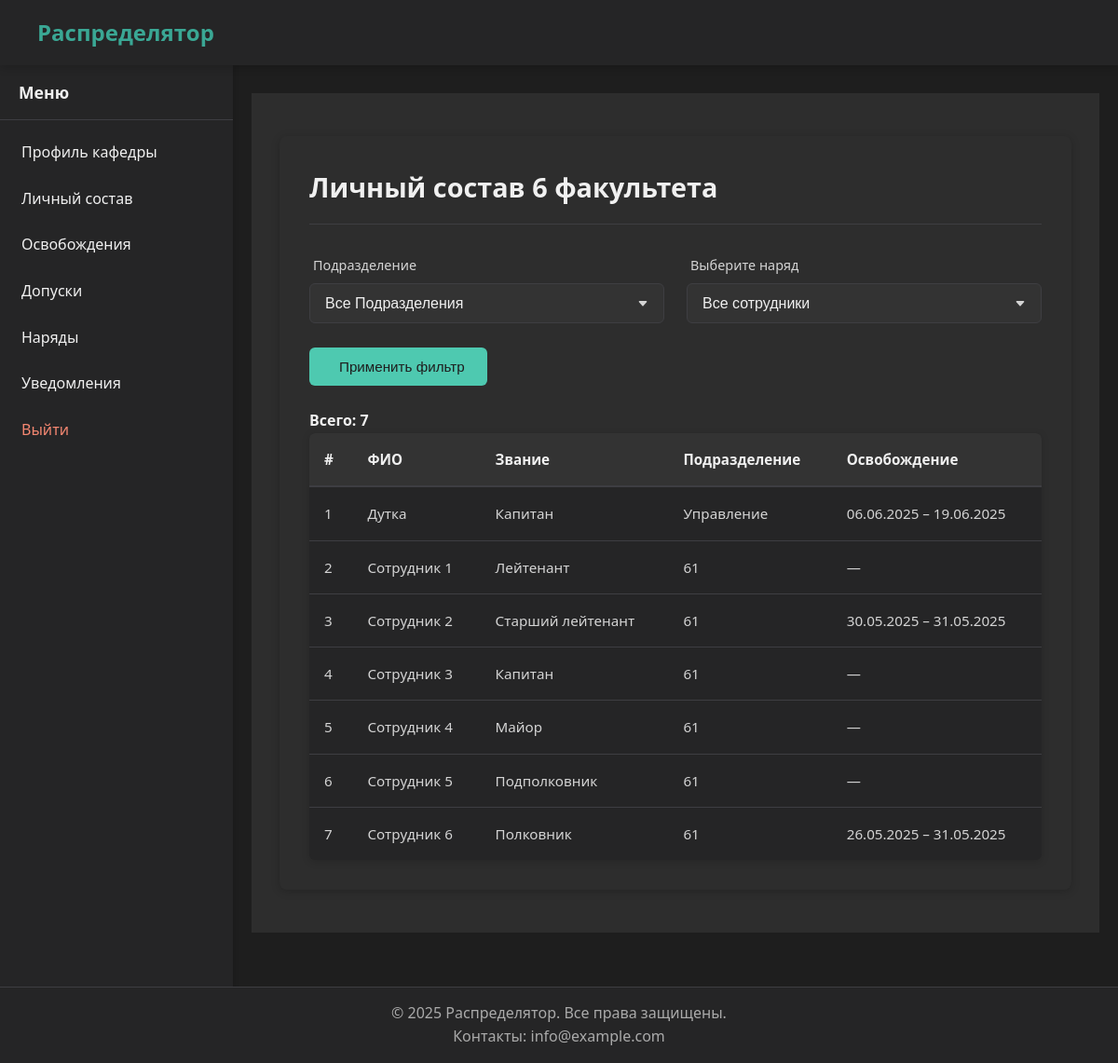
Before: /faculty/staff/ (signed in) with the older database file.
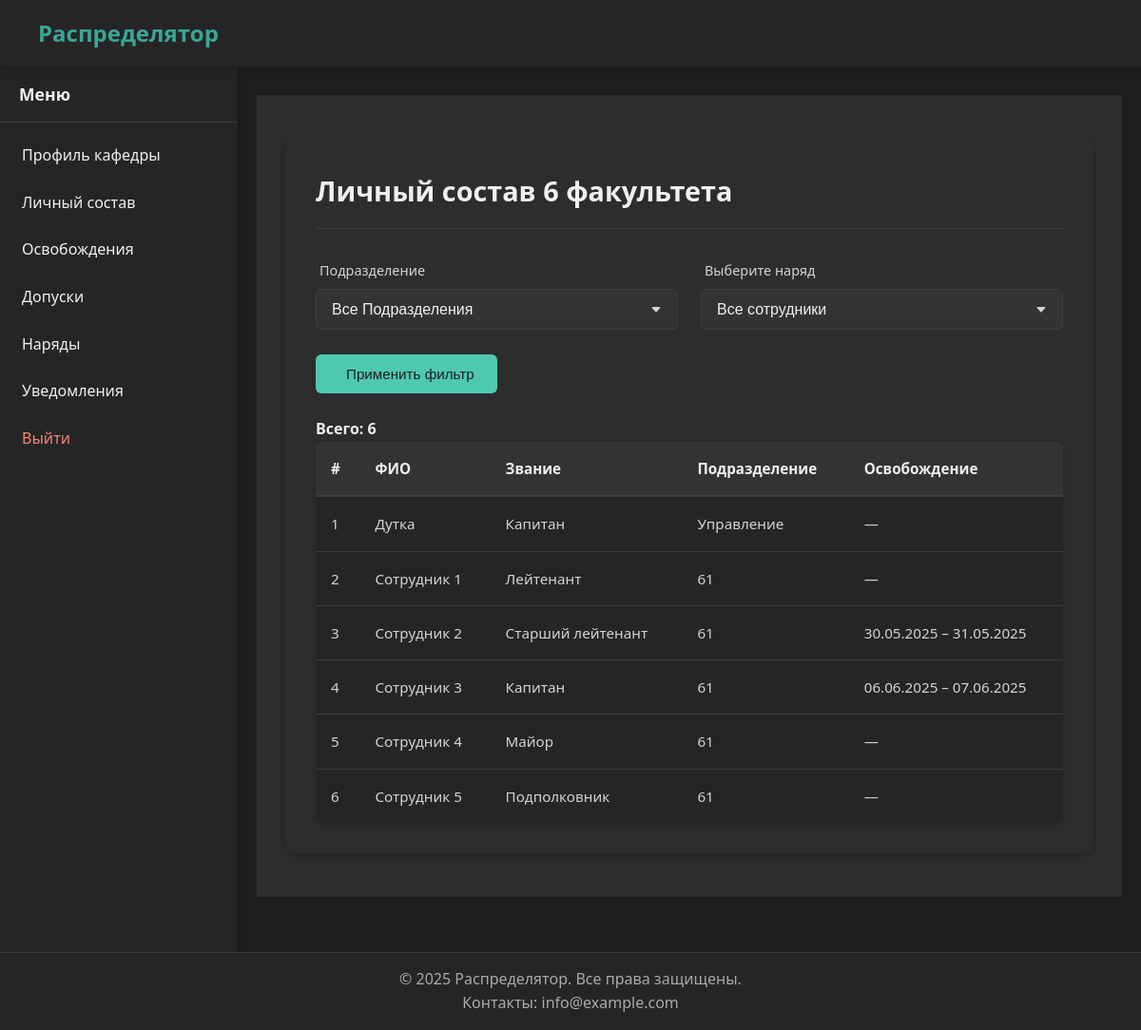
After: the same page with the newer database file.
### people/models.py (models this page shows, shortened)
class People(models.Model):
    full_name = models.CharField('ФИО', max_length=100)
    faculty = models.ForeignKey(
        Faculty,
        verbose_name='Факультет',
        on_delete=models.SET_NULL,
        null=True,
        blank=True
    )
    department = models.ForeignKey(
        Department,
        verbose_name='Кафедра',
        on_delete=models.SET_NULL,
        null=True,
        blank=True
    )
    rank = models.ForeignKey(
        Rank,
        verbose_name='Звание',
        on_delete=models.PROTECT
    )
    last_duty_date = models.DateField(
        'Дата последнего наряда',
        null=True,
        blank=True
    )
    workload = models.FloatField(
        'Нагрузка',
        default=0.0
    )
    class Meta:
        verbose_name = 'Человек'
        verbose_name_plural = 'Люди'
        ordering = ['full_name']

### rank/models.py (models this page shows)
class Rank(models.Model):
    rank = models.CharField('Звание', max_length=30, unique=True)
    class Meta:
        verbose_name = 'Звание'
        verbose_name_plural = 'Звания'
    def __str__(self):
        return self.rank

### unit/models.py (models this page shows)
class Department(models.Model):
    name = models.CharField(max_length=20, verbose_name="Название кафедры", unique=True)
    faculty = models.ForeignKey(
        'Faculty',
        on_delete=models.SET_NULL,
        null=True,
        blank=True,
        verbose_name="Факультет",
        related_name="departments"
    )
    class Meta:
        verbose_name = 'Кафедра'
        verbose_name_plural = 'Кафедры'
    def __str__(self):
        if self.faculty:
            return f"{self.name}"
        return self.name

### faculty/views.py (the view)
# urls.py: path('staff/', views.FacultyStaffView.as_view(), name='staff'),
class FacultyStaffView(HasFacultyMixin, TemplateView):
    template_name = 'profiles/faculty/staff/list.html'
    def get_context_data(self, **kwargs):
        context = super().get_context_data(**kwargs)
        user = self.request.user
        if not hasattr(user, 'faculty') or not user.faculty:
            return context
        department_id = self.request.GET.get('department')
        duty_id = self.request.GET.get('duty')
        from django.db.models import Q, Case, When, Value, BooleanField
        staff = People.objects.filter(
            Q(department__faculty=user.faculty) |
            Q(faculty=user.faculty, department__isnull=True)
        ).annotate(
            is_management=Case(
                When(department__isnull=True, then=Value(True)),
                default=Value(False),
                output_field=BooleanField()
            )
        ).select_related('department', 'rank').order_by('full_name')
        filtered_duties = Duty.objects.filter(
            Q(is_commandant=True) |
            Q(faculty=user.faculty, department__isnull=True)
        ).distinct()
        departments = Department.objects.filter(faculty=user.faculty)
        if department_id == 'management':
            staff = staff.filter(department__isnull=True)
        elif department_id:
            staff = staff.filter(department_id=department_id)
        if duty_id:
            staff = staff.filter(
                Q(department_duty_permissions__duty_id=duty_id) |
                Q(faculty_duty_permissions__duty_id=duty_id)
            ).distinct()
        today = timezone.now().date()
        table_items = []
        today = timezone.now().date()
        for idx, person in enumerate(staff, start=1):
            missing = None
            if person.department:
                missing = DepartmentMissing.objects.filter(
                    person=person,
                ).first()
            else:
                missing = FacultyMissing.objects.filter(
                    person=person,
                ).first()
            missing_info = '-'
            if missing:
                missing_info = f"{missing.start_date.strftime('%d.%m.%Y')} – {missing.end_date.strftime('%d.%m.%Y')}"
            dept_name = str(person.department) if person.department else 'Управление'
            table_items.append({
                'url': reverse('faculty:staff_detail', args=[person.pk]),
                'fields': [
                    {'value': idx},
                    {'value': person.full_name},
                    {'value': str(person.rank) if person.rank else '-'},
                    {'value': dept_name},
                    {'value': missing_info}
                ]
            })
        headers = [
            {'label': '#'},
            {'label': 'ФИО'},
            {'label': 'Звание'},
            {'label': 'Подразделение'},
            {'label': 'Освобождение'}
        ]
        context.update({
            'faculty': user.faculty,
            'headers': headers,
            'table_items': table_items,
            'departments': departments,
            'duties': filtered_duties,
            'selected_department': department_id,
            'selected_duty': duty_id,
            'total_people': len(table_items),
        })
        return context

### core/mixins.py (called while the page is built)
    def dispatch(self, request, *args, **kwargs):
        if not hasattr(request.user, 'faculty') or not request.user.faculty:
            messages.warning(request, "У вас нет прав доступа к этому разделу")
            return redirect('home')
        return super().dispatch(request, *args, **kwargs)

### core/utils.py (called while the page is built)
def get_user_type(user):
    if user.is_superuser:
        return 'admin'
    groups = list(user.groups.values_list('name', flat=True))
    if 'Комендант' in groups:
        return 'commandant'
    elif 'Факультет' in groups:
        return 'faculty'
    elif 'Кафедра' in groups:
        return 'department'
    return None

### people/templatetags/extras.py (called while the page is built)
@register.filter(name='str_equal')
def str_equal(value, arg):
    return str(value) == str(arg)

### templates/profiles/faculty/staff/list.html (shortened to what this page needs)
{% extends "base_account.html" %}
{% load static %}
{% load extras %}
{% block extra_head %}
<link rel="stylesheet" href="{% static 'css/forms.css' %}">
<link rel="stylesheet" href="{% static 'css/department.css' %}">
{% endblock %}
{% block account_content %}
<div class="department-staff-container">
    <div class="header-with-button">
        <h1>Личный состав {{ faculty.name }} факультета </h1>
    </div>
    <div class="filter-bar">
        <form method="get" class="filter-form">
            <div class="form-row">
                <div class="form-group">
                    <label for="department">Подразделение</label>
                    <select name="department" id="department" class="form-control">
                        <option value="">Все Подразделения</option>
                    </select>
                </div>
                <div class="form-group">
                    <label for="duty">Выберите наряд</label>
                    <select name="duty" id="duty" class="form-control">
                        <option value="">Все сотрудники</option>
                    </select>
                </div>
            </div>
            <br>
            <button type="submit" class="btn btn-primary">
                 Применить фильтр
            </button>
        </form>
    </div>
    <br>
    {% if table_items %}
        <p><strong>Всего: {{ total_people }}</strong></p>
        {% include "components/table.html" with headers=headers items=table_items class="staff-table" %}
    {% else %}
    <div class="empty-message">
        <p>Сотрудников не найдено</p>
    </div>
    {% endif %}
</div>
{% endblock %}

### templates/components/table.html (shortened to what this page needs)
<div class="table-responsive">
    <table class="data-table {{ class }}">
        <thead>
            <tr>
                {% for header in headers %}
                <th>{{ header.label }}</th>
                {% endfor %}
            </tr>
        </thead>
        <tbody>
            {% for item in items %}
            <tr class="clickable-row" data-url="{{ item.url }}">
                {% for field in item.fields %}
                <td {% if field.class %}class="{{ field.class }}"{% endif %}>
                    {% if field.value is not None and field.value != '-' %}
                        {{ field.value|safe }}
                    {% else %}
                        <span>—</span>
                    {% endif %}
                </td>
                {% endfor %}
            </tr>
            {% endfor %}
        </tbody>
    </table>
</div>

Changed rows visible on the page:
removed People: value "Сотрудник 6"
no longer on this page (row unchanged): Rank: value "Полковник"
Other visible differences:
{{ total_people }}: "7" → "6"
list line gone: "06.06.2025 – 19.06.2025"
new list line: "06.06.2025 – 07.06.2025"
list line gone: "7 26.05.2025 – 31.05.2025"
list line gone: "61"
